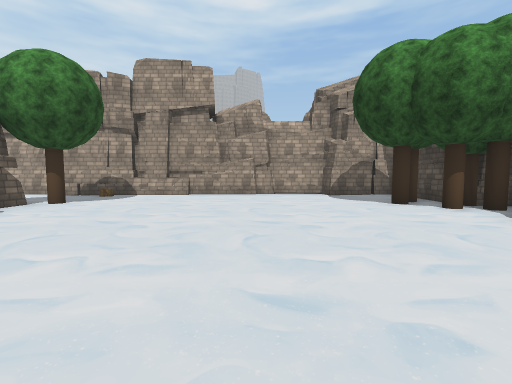
[1] (above)

22 first-person views from a walk through a scene from a Unity 3-D project. The camera is 1.5 m above the floor, tilts 4° down and sees 90° across. The floor is counted in squares, 2 m on a side. Each view is taken from the middle of a square. On the plan, view 1 faces up. The plan holds only what a view shows up to about 9 squares ahead; the rest is blank. The place goes on beyond the plan. Some trees and plants on the terrain are drawn as simple stand-ins. The player is left out. Some animated figures are not drawn. Some surface patterns are stand-ins.

[2]
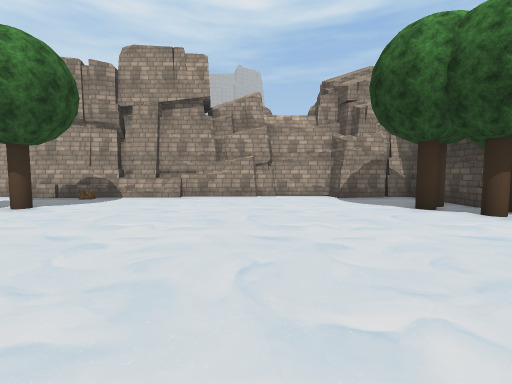

[3]
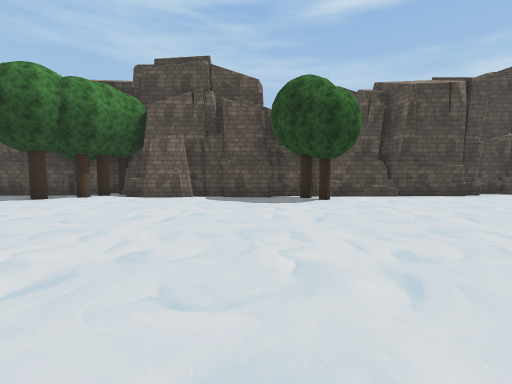

[4]
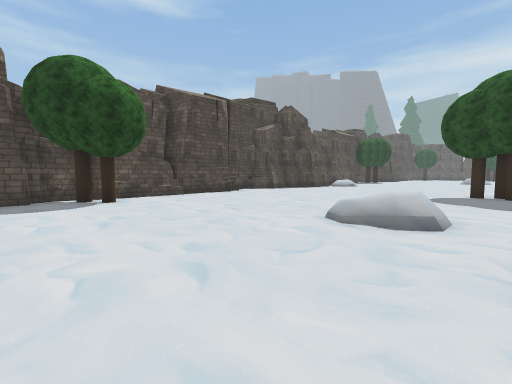

[5]
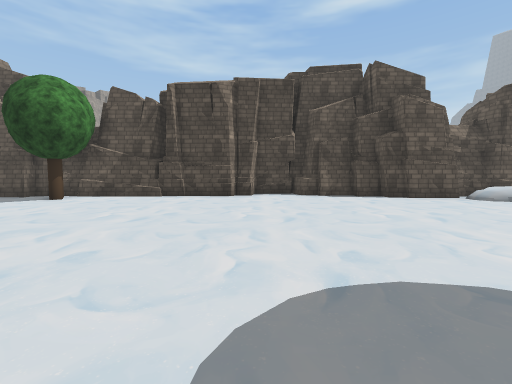

[6]
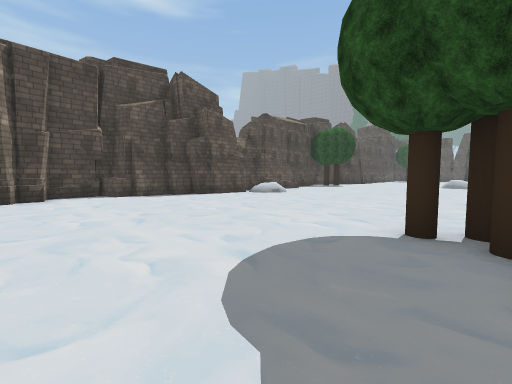

[7]
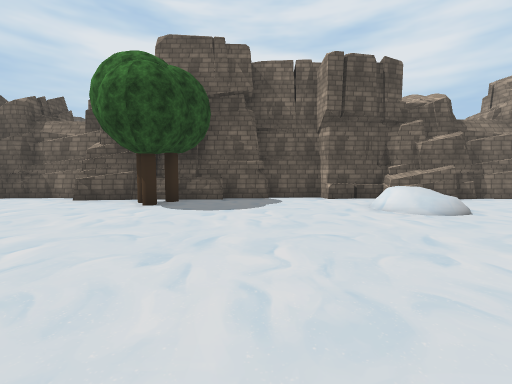

[8]
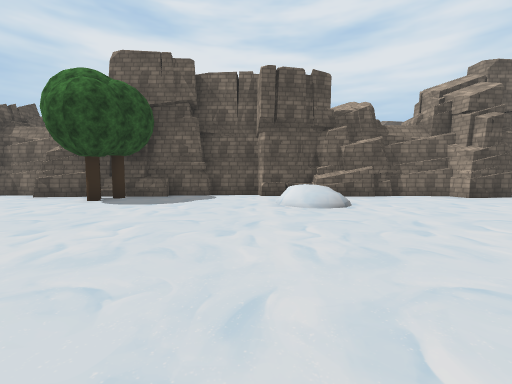

[9]
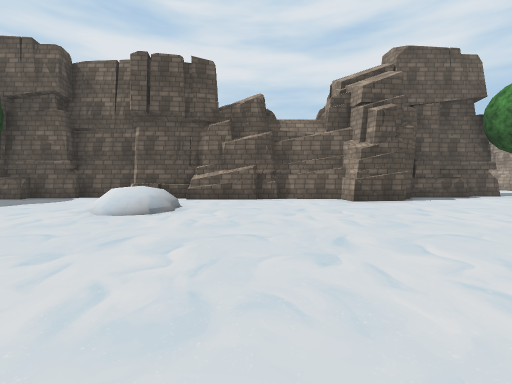

[10]
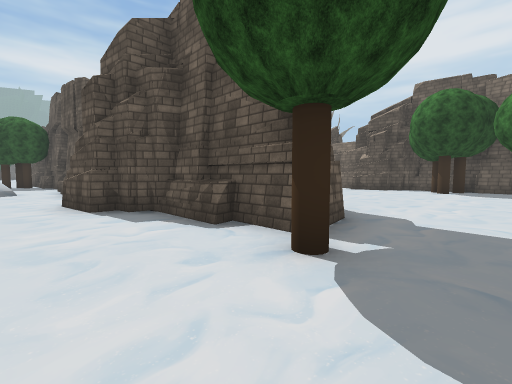

[11]
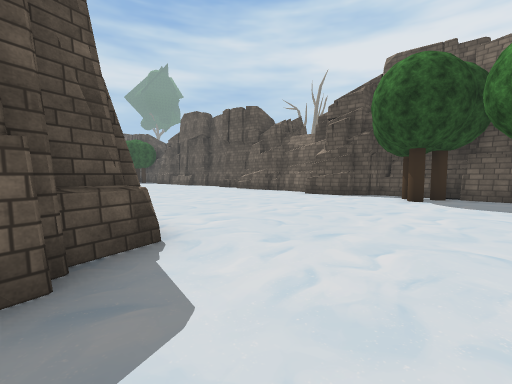

[12]
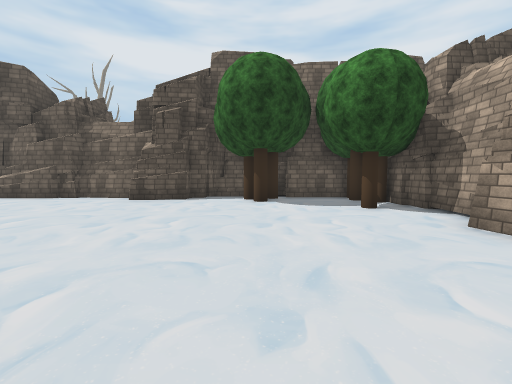

[13]
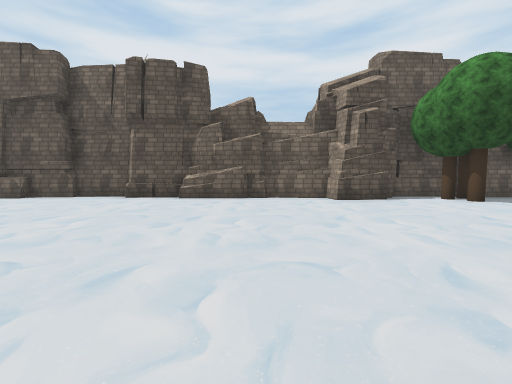

[14]
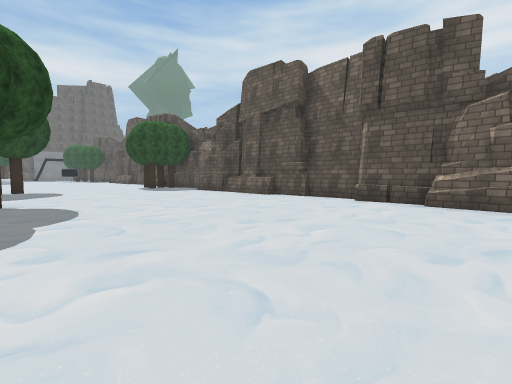

[15]
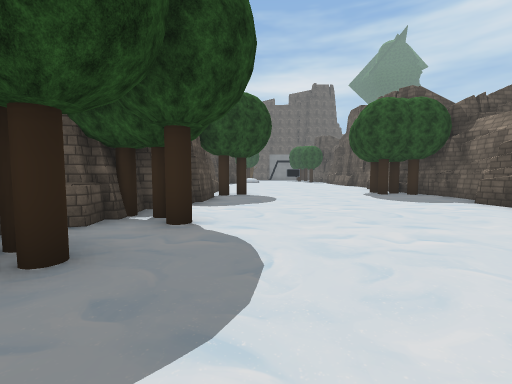

[16]
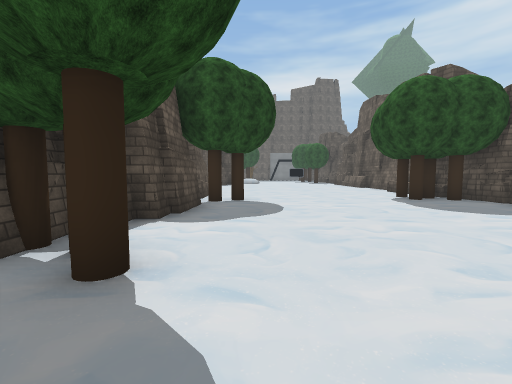

[17]
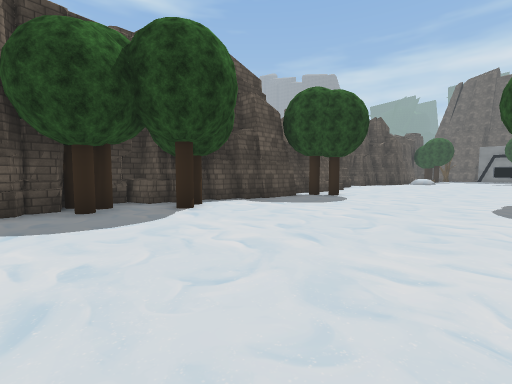

[18]
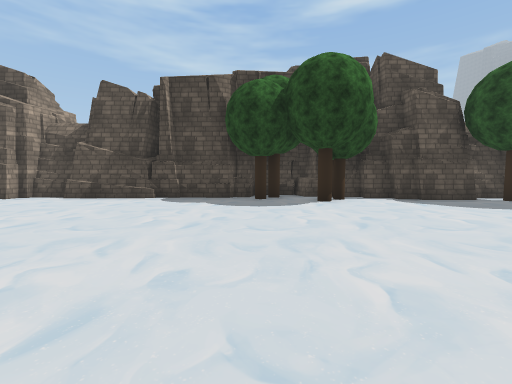

[19]
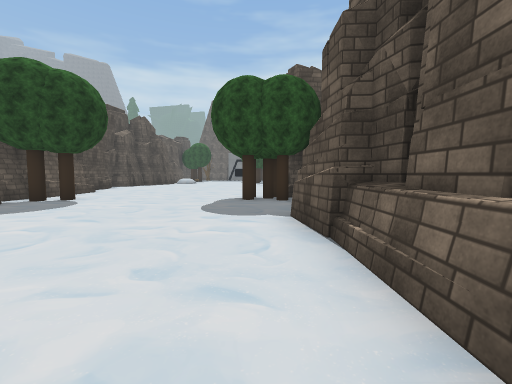

[20]
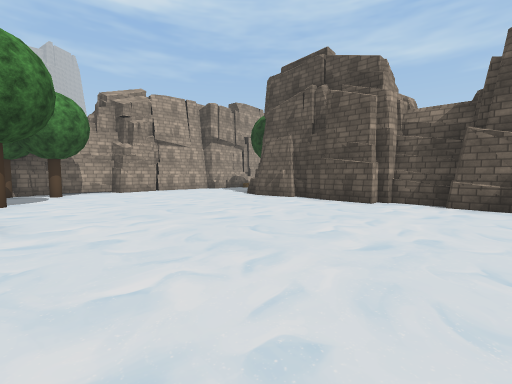

[21]
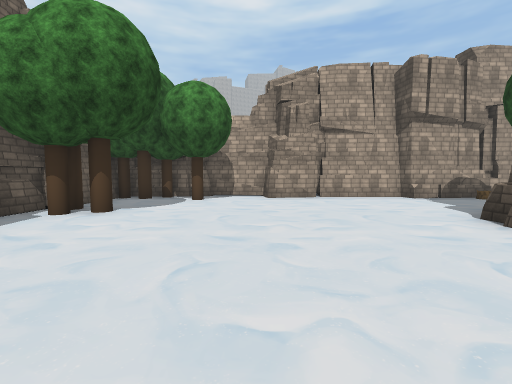

[22]
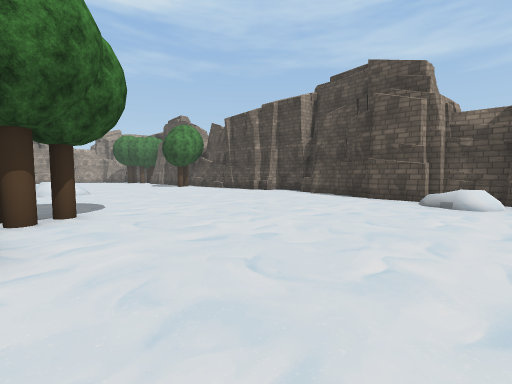

### Floor plan
Key: @ floor where view 1 was taken; # wall or solid block; . main floor; : floor 0.5 m higher than the main floor; / step, stairs or slope; = window, fence, low wall or low ledge; ^ raised ledge; T tree; O other object.
Columns run from 17 left of view 1 to 6 right of it. Each row starts with its distance up from view 1.
 10 ##T####################
  9 #TTT......#####.......#
  8 #.....................#
  7 #...........T........T##
  6 #TT.......##.........TT#
  5 #........###..........TT
  4 ##.......###..........#
  3  #.......####.........#
  2  #.......#  ##........#
  1  #.......## ##........#
  0  #........###....@....#
 -1  #.......####.........#
 -2 #^.......#  #........T#
 -3 ##.......#  #.........#
 -4 ##.......#  #.::......#
 -5 #........#  #.==......#
 -6 #........####.........#
 -7 #........TT#..........#
 -8 ##.......T###.........##
 -9 ##......TT###..........#
-10 ##.......T###T........##
-11 ##.......####TT.......#
-12 #........#  #.........#
-13 #........#  #........##
-14 #T......T#  #........##
-15 ##T......#  #.......: #
-16  O ......#  #.......//#

Positions as (right, up) in squares from view 1, and headings:
1: (0, 0), facing up
2: (0, 1), facing up
3: (-4, 0), facing right
4: (-4, 0), facing down-right
5: (-4, -8), facing right
6: (-4, -7), facing down-right
7: (3, -8), facing left
8: (4, -6), facing left
9: (3, -2), facing left
10: (-3, 8), facing down-left
11: (-7, 8), facing down-left
12: (-8, 6), facing left
13: (-8, 0), facing left
14: (-9, -1), facing down-left
15: (-10, -5), facing down
16: (-10, -7), facing down
17: (-14, -6), facing down-right
18: (-16, -7), facing right
19: (-15, -7), facing down
20: (-15, -2), facing up-right
21: (-12, 1), facing up
22: (-4, -16), facing up-right
